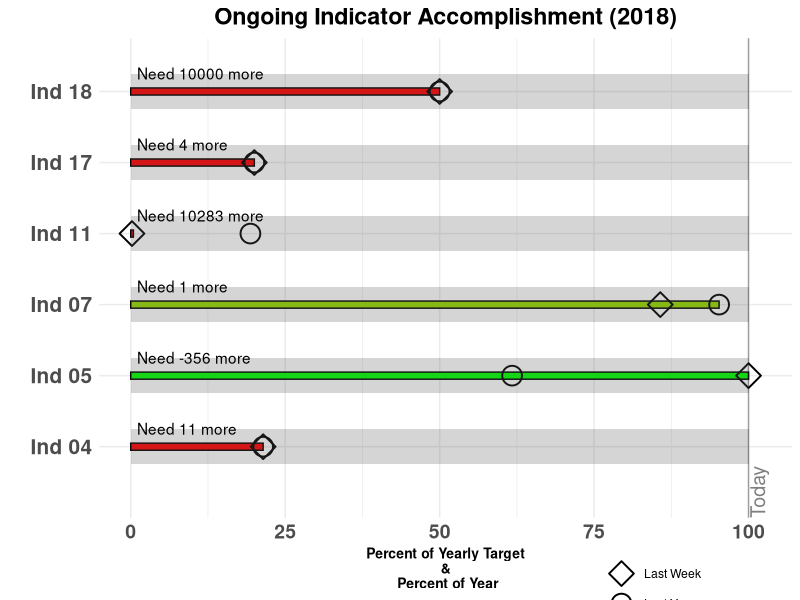
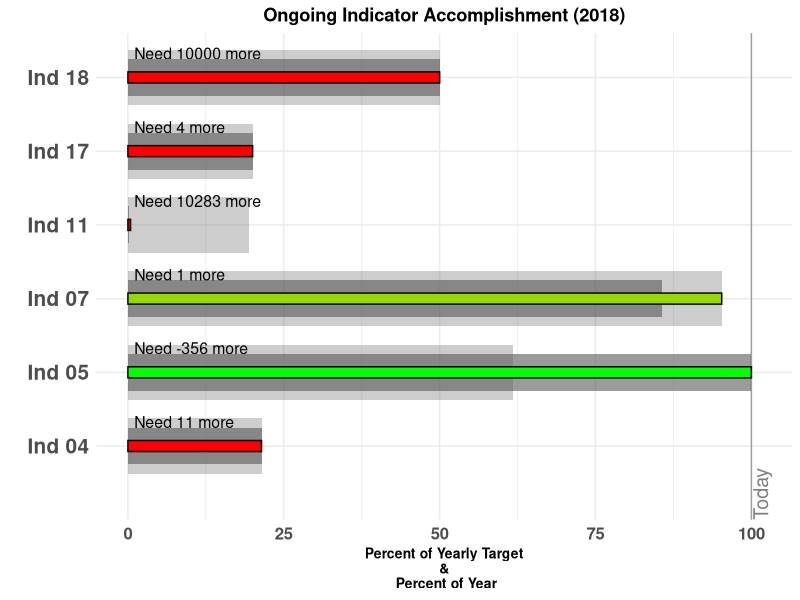

Generate these figures, in order, with R:
## ---- chunk 1
knitr::opts_chunk$set(echo = TRUE)
## ---- chunk 2

suppressPackageStartupMessages(library(ggplot2))
suppressPackageStartupMessages(library(dplyr))
suppressPackageStartupMessages(library(lubridate))
suppressPackageStartupMessages(library(ggrepel))

## Inputs
forYear = 2018 ## Specify Year the analysis represents
FY = TRUE       ## Is this a fiscal year? (as opposed to calendar year)
ProjectStartDate <- "2016/03/01"

df <- structure(list(IndicatorName = c("Ind 04", "Ind 05", "Ind 07", 
                                       "Ind 11", "Ind 17", "Ind 18"), 
                     Actual = c(3, 437, 20, 44, 1,10000), 
                     Actual_lastWeek = c(3, 420, 18, 20, 1, 10000), 
                     Actual_lastYear = c(3, 50, 20, 2000, 1, 10000), 
                     Target = c(14, 81, 21, 10327, 5, 20000)), 
                row.names = c(NA, -6L), class = "data.frame", 
                .Names = c("IndicatorName", "Actual", "Actual_lastWeek", "Actual_lastYear", "Target"))

## If df is empty, break function and just output an empty chart
if (nrow(df) == 0){
  OutputPlot <- "No data yet"
  return()
}

## Protect against the case where there are no actuals:
if (is.null(length(df$Active))) df$Actual <- 0

## Take percents, but protecting against there being no targets
df$Perc <-     df$Actual/(df$Target + 0.0000000000001) * 100
df$PercWeek <- df$Actual_lastWeek/(df$Target + 0.0000000000001) * 100
df$PercYear <- df$Actual_lastYear/(df$Target + 0.0000000000001) * 100

## But truncate results if any are greater than 100
df$Perc[df$Perc > 100] <- 100
df$PercWeek[df$PercWeek > 100] <- 100
df$PercYear[df$PercYear > 100] <- 100

#### Figure out today, within the Fiscal Year 
## If desired, force the project to respect the startdate
if (FY == TRUE){
  ## Control for the possibility that project starts in a month other than October
  if(month(ProjectStartDate) != 10) {ProjectStartDate <-  as.Date(paste("01 10", year(ProjectStartDate)), format = "%d %m %Y")}
  ## Grab Percent of year
  PercentTime<- 
    as.numeric((Sys.Date() - as.Date(paste(format(as.Date(ProjectStartDate), "%d %b"),
                                           forYear - 1), format = "%d %b %Y"))/365.25*100)
} else {
  ## Grab Percent of year
  PercentTime<- 
    as.numeric(Sys.Date() - as.Date(ProjectStartDate))/365.25*100
}

## Truncate Percent line if greater than 100 (for example, doing the analysis after year end)
if(PercentTime > 100) PercentTime <- 100

## Calculate how far behind TODAY the Indicator Percent is
df$BehindBy <- df$Perc - PercentTime

## Calculate how far behind TODAY (VALUE) for text, but remove NAs
df <- df %>%
  mutate(text = PercentTime/100 * df$Target - df$Actual)
df$text[df$BehindBy > 0] <-"OK!"
df$text[df$BehindBy <= 0 & !is.na(df$BehindBy)] <- 
  paste("Need ", round(as.numeric(df$text[df$BehindBy <= 0  & !is.na(df$BehindBy)])), " more", sep = "")

          ## Calculate behind from last week
          df$BehindFromLastWeek <- df$Actual - df$Actual_lastWeek
          
          ## Truncate BEHIND BY at 0, LowLevel, and Percent to 100
          #### Set "low level" here. Low level is the Value that we consider tolerable to be behind the indicators by
          LowLVL <- -.20 * PercentTime
          df$BehindBy[df$BehindBy > 0] <- 0
          df$BehindBy[df$BehindBy < LowLVL] <- LowLVL

## ---- chunk 3
glimpse(df)
## ---- chunk 4
## Take percents, but protecting against there being no targets
df$Perc <-     df$Actual/(df$Target + 0.0000000000001) * 100
df$PercWeek <- df$Actual_lastWeek/(df$Target + 0.0000000000001) * 100
df$PercYear <- df$Actual_lastYear/(df$Target + 0.0000000000001) * 100

## But truncate results if any are greater than 100
df$Perc[df$Perc > 100] <- 100
df$PercWeek[df$PercWeek > 100] <- 100
df$PercYear[df$PercYear > 100] <- 100

## ---- chunk 5

## Calculate how far behind TODAY (VALUE) for text, but remove NAs
df <- df %>%
  mutate(text = PercentTime/100 * df$Target - df$Actual)
df$text[df$BehindBy > 0] <-"OK!"
df$text[df$BehindBy <= 0 & !is.na(df$BehindBy)] <- 
  paste("Need ", round(as.numeric(df$text[df$BehindBy <= 0  & !is.na(df$BehindBy)])), " more", sep = "")

## ---- chunk 6

ggplot(df, aes(IndicatorName)) + 
  geom_col(aes(y = Perc, width = 0.1, fill = BehindBy), color = "black") + 
  scale_fill_gradient("Indicator\nBehind By:", limits = c(LowLVL, 0), low = "red", high = "green",
                      labels = c("On Time", "Slightly Behind", "Behind Schedule", ""),
                      guide = FALSE) +
  geom_point(aes(y = PercWeek, shape = "Last Week"), size = 6, stroke = 1) +
  geom_point(aes(y = PercYear, shape = "Last Year"), size = 6, stroke = 1) +         
  scale_shape_manual(" ", values = c(23, 21)) +
  geom_col(aes(y = 100, width = 0.5), alpha = 0.25) +
  geom_text(y = 1, aes(label = text), vjust = -1, hjust = 0) +
  geom_hline(yintercept = PercentTime, alpha = 0.33) +
  annotate("text", x = 0, y = PercentTime + 1.5, hjust = 0, label = "Today", 
           angle = 90, alpha = 0.5, size = 5) +
  coord_flip() +  
  labs(y = "Percent of Yearly Target\n&\n Percent of Year",
       x = " ") +
  ggtitle(paste("Ongoing Indicator Accomplishment (", forYear, ")", sep = "")) +
  theme_minimal() + 
  theme(axis.text.y = element_text(size = 15, face = "bold"),
        axis.title.x = element_text(face = "bold", size = 10),
        axis.text.x = element_text(face = "bold", size = 14),
        title = element_text(face = "bold", size = 14),
        plot.title = element_text(hjust = 0.5), 
        plot.subtitle = element_text(hjust = 0.5, size = 8),
        legend.position = c(0.8, -0.12),
        legend.key.size = unit(1.5, "lines")) +
  expand_limits(x = 6.75, y = 102)

## ---- chunk 7

ggplot(df, aes(IndicatorName)) + 
  geom_col(aes(y = PercWeek, width = 0.5), alpha = 0.6) +
  geom_col(aes(y = PercYear, width = 0.75), alpha = 0.3) +
  geom_col(aes(y = Perc, width = 0.15, fill = BehindBy), color = "black") + 
  scale_fill_gradient("Indicator\nBehind By:", limits = c(LowLVL, 0), low = "red", high = "green") +
  geom_text(y = 1, aes(label = text), vjust = -1.5, hjust = 0, size = 4) +
  geom_hline(yintercept = PercentTime, alpha = 0.33) +
  annotate("text", x = 0, y = PercentTime + 1.5, hjust = 0, label = "Today", angle = 90, alpha = 0.5, size = 5) +
  coord_flip() +
  labs(y = "Percent of Yearly Target\n&\n Percent of Year",
       x = " ") +
  ggtitle(paste("Ongoing Indicator Accomplishment (", forYear, ")", sep = "")) +
  theme_minimal() + 
  theme(axis.text.y = element_text(size = 15, face = "bold"),
        axis.title.x = element_text(face = "bold", size = 10),
        axis.text.x = element_text(face = "bold", size = 12),
        title = element_text(face = "bold"),
        plot.title = element_text(hjust = 0.5), 
        plot.subtitle = element_text(hjust = 0.5, size = 8),
        legend.position = "none")

